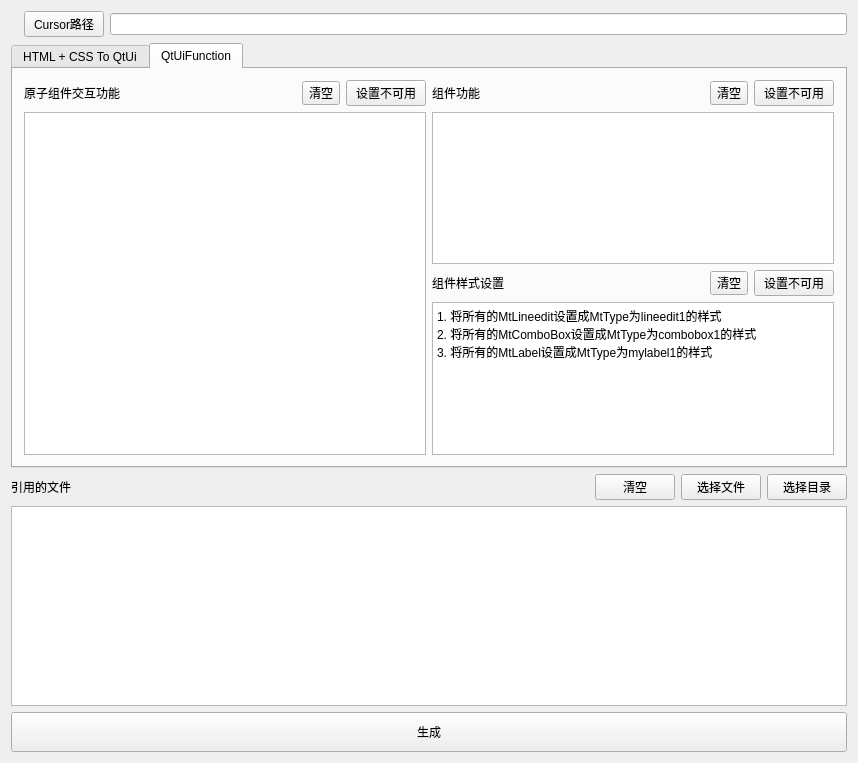
<?xml version="1.0" encoding="UTF-8"?>
<ui version="4.0">
 <class>CursorAutoWidgetClass</class>
 <widget class="QMainWindow" name="CursorAutoWidgetClass">
  <property name="geometry">
   <rect>
    <x>0</x>
    <y>0</y>
    <width>858</width>
    <height>763</height>
   </rect>
  </property>
  <property name="windowTitle">
   <string>AutoCurWidget</string>
  </property>
  <widget class="QWidget" name="centralWidget">
   <layout class="QVBoxLayout" name="verticalLayout_4">
    <item>
     <layout class="QHBoxLayout" name="horizontalLayout_3">
      <item>
       <widget class="QLabel" name="label_4">
        <property name="text">
         <string/>
        </property>
       </widget>
      </item>
      <item>
       <widget class="QPushButton" name="pushButton_3">
        <property name="text">
         <string>Cursor路径</string>
        </property>
       </widget>
      </item>
      <item>
       <widget class="QLineEdit" name="lineEdit"/>
      </item>
     </layout>
    </item>
    <item>
     <widget class="QTabWidget" name="tabWidget">
      <property name="currentIndex">
       <number>1</number>
      </property>
      <widget class="QWidget" name="tab_3">
       <attribute name="title">
        <string>HTML + CSS To QtUi</string>
       </attribute>
       <layout class="QHBoxLayout" name="horizontalLayout_8">
        <item>
         <layout class="QVBoxLayout" name="verticalLayout_2">
          <item>
           <layout class="QHBoxLayout" name="horizontalLayout_2">
            <item>
             <widget class="QLabel" name="label_2">
              <property name="text">
               <string>HTML源码</string>
              </property>
             </widget>
            </item>
            <item>
             <spacer name="horizontalSpacer_5">
              <property name="orientation">
               <enum>Qt::Horizontal</enum>
              </property>
              <property name="sizeHint" stdset="0">
               <size>
                <width>40</width>
                <height>20</height>
               </size>
              </property>
             </spacer>
            </item>
            <item>
             <widget class="QPushButton" name="pushButton_9">
              <property name="text">
               <string>清空</string>
              </property>
             </widget>
            </item>
           </layout>
          </item>
          <item>
           <widget class="QTextEdit" name="textEdit"/>
          </item>
         </layout>
        </item>
        <item>
         <layout class="QVBoxLayout" name="verticalLayout_3">
          <item>
           <layout class="QHBoxLayout" name="horizontalLayout_7">
            <item>
             <widget class="QLabel" name="label_3">
              <property name="text">
               <string>CSS源码</string>
              </property>
             </widget>
            </item>
            <item>
             <spacer name="horizontalSpacer_6">
              <property name="orientation">
               <enum>Qt::Horizontal</enum>
              </property>
              <property name="sizeHint" stdset="0">
               <size>
                <width>40</width>
                <height>20</height>
               </size>
              </property>
             </spacer>
            </item>
            <item>
             <widget class="QPushButton" name="pushButton_10">
              <property name="text">
               <string>清空</string>
              </property>
             </widget>
            </item>
           </layout>
          </item>
          <item>
           <widget class="QTextEdit" name="textEdit_2"/>
          </item>
         </layout>
        </item>
       </layout>
      </widget>
      <widget class="QWidget" name="tab_4">
       <attribute name="title">
        <string>QtUiFunction</string>
       </attribute>
       <layout class="QGridLayout" name="gridLayout">
        <item row="1" column="1">
         <layout class="QVBoxLayout" name="verticalLayout_6">
          <item>
           <layout class="QHBoxLayout" name="horizontalLayout_4">
            <item>
             <widget class="QLabel" name="label_5">
              <property name="text">
               <string>组件功能</string>
              </property>
             </widget>
            </item>
            <item>
             <spacer name="horizontalSpacer_2">
              <property name="orientation">
               <enum>Qt::Horizontal</enum>
              </property>
              <property name="sizeHint" stdset="0">
               <size>
                <width>40</width>
                <height>20</height>
               </size>
              </property>
             </spacer>
            </item>
            <item>
             <widget class="QToolButton" name="toolButton_2">
              <property name="minimumSize">
               <size>
                <width>0</width>
                <height>24</height>
               </size>
              </property>
              <property name="maximumSize">
               <size>
                <width>16777215</width>
                <height>24</height>
               </size>
              </property>
              <property name="text">
               <string>清空</string>
              </property>
             </widget>
            </item>
            <item>
             <widget class="QPushButton" name="pushButton_6">
              <property name="text">
               <string>设置不可用</string>
              </property>
             </widget>
            </item>
           </layout>
          </item>
          <item>
           <widget class="QTextEdit" name="textEdit_3">
            <property name="minimumSize">
             <size>
              <width>0</width>
              <height>150</height>
             </size>
            </property>
           </widget>
          </item>
         </layout>
        </item>
        <item row="2" column="1">
         <layout class="QVBoxLayout" name="verticalLayout_8">
          <item>
           <layout class="QHBoxLayout" name="horizontalLayout_6">
            <item>
             <widget class="QLabel" name="label_7">
              <property name="text">
               <string>组件样式设置</string>
              </property>
             </widget>
            </item>
            <item>
             <spacer name="horizontalSpacer_4">
              <property name="orientation">
               <enum>Qt::Horizontal</enum>
              </property>
              <property name="sizeHint" stdset="0">
               <size>
                <width>40</width>
                <height>20</height>
               </size>
              </property>
             </spacer>
            </item>
            <item>
             <widget class="QToolButton" name="toolButton_3">
              <property name="minimumSize">
               <size>
                <width>0</width>
                <height>24</height>
               </size>
              </property>
              <property name="maximumSize">
               <size>
                <width>16777215</width>
                <height>24</height>
               </size>
              </property>
              <property name="text">
               <string>清空</string>
              </property>
             </widget>
            </item>
            <item>
             <widget class="QPushButton" name="pushButton_8">
              <property name="text">
               <string>设置不可用</string>
              </property>
             </widget>
            </item>
           </layout>
          </item>
          <item>
           <widget class="QTextEdit" name="textEdit_5">
            <property name="minimumSize">
             <size>
              <width>0</width>
              <height>150</height>
             </size>
            </property>
            <property name="html">
             <string>&lt;!DOCTYPE HTML PUBLIC &quot;-//W3C//DTD HTML 4.0//EN&quot; &quot;http://www.w3.org/TR/REC-html40/strict.dtd&quot;&gt;
&lt;html&gt;&lt;head&gt;&lt;meta name=&quot;qrichtext&quot; content=&quot;1&quot; /&gt;&lt;style type=&quot;text/css&quot;&gt;
p, li { white-space: pre-wrap; }
&lt;/style&gt;&lt;/head&gt;&lt;body style=&quot; font-family:'Microsoft Yahei'; font-size:9pt; font-weight:400; font-style:normal;&quot;&gt;
&lt;p style=&quot; margin-top:0px; margin-bottom:0px; margin-left:0px; margin-right:0px; -qt-block-indent:0; text-indent:0px;&quot;&gt;1. 将所有的MtLineedit设置成MtType为lineedit1的样式&lt;/p&gt;
&lt;p style=&quot; margin-top:0px; margin-bottom:0px; margin-left:0px; margin-right:0px; -qt-block-indent:0; text-indent:0px;&quot;&gt;2. 将所有的MtComboBox设置成MtType为combobox1的样式&lt;/p&gt;
&lt;p style=&quot; margin-top:0px; margin-bottom:0px; margin-left:0px; margin-right:0px; -qt-block-indent:0; text-indent:0px;&quot;&gt;3. 将所有的MtLabel设置成MtType为mylabel1的样式&lt;/p&gt;&lt;/body&gt;&lt;/html&gt;</string>
            </property>
           </widget>
          </item>
         </layout>
        </item>
        <item row="1" column="0" rowspan="2">
         <layout class="QVBoxLayout" name="verticalLayout_7">
          <item>
           <layout class="QHBoxLayout" name="horizontalLayout_5">
            <item>
             <widget class="QLabel" name="label_6">
              <property name="text">
               <string>原子组件交互功能</string>
              </property>
             </widget>
            </item>
            <item>
             <spacer name="horizontalSpacer_3">
              <property name="orientation">
               <enum>Qt::Horizontal</enum>
              </property>
              <property name="sizeHint" stdset="0">
               <size>
                <width>40</width>
                <height>20</height>
               </size>
              </property>
             </spacer>
            </item>
            <item>
             <widget class="QToolButton" name="toolButton">
              <property name="minimumSize">
               <size>
                <width>0</width>
                <height>24</height>
               </size>
              </property>
              <property name="maximumSize">
               <size>
                <width>16777215</width>
                <height>24</height>
               </size>
              </property>
              <property name="text">
               <string>清空</string>
              </property>
             </widget>
            </item>
            <item>
             <widget class="QPushButton" name="pushButton_7">
              <property name="text">
               <string>设置不可用</string>
              </property>
             </widget>
            </item>
           </layout>
          </item>
          <item>
           <widget class="QTextEdit" name="textEdit_4">
            <property name="minimumSize">
             <size>
              <width>0</width>
              <height>150</height>
             </size>
            </property>
           </widget>
          </item>
         </layout>
        </item>
       </layout>
      </widget>
     </widget>
    </item>
    <item>
     <layout class="QVBoxLayout" name="verticalLayout">
      <item>
       <layout class="QHBoxLayout" name="horizontalLayout">
        <item>
         <widget class="QLabel" name="label">
          <property name="text">
           <string>引用的文件</string>
          </property>
         </widget>
        </item>
        <item>
         <spacer name="horizontalSpacer">
          <property name="orientation">
           <enum>Qt::Horizontal</enum>
          </property>
          <property name="sizeHint" stdset="0">
           <size>
            <width>40</width>
            <height>20</height>
           </size>
          </property>
         </spacer>
        </item>
        <item>
         <widget class="QPushButton" name="pushButton_4">
          <property name="text">
           <string>清空</string>
          </property>
         </widget>
        </item>
        <item>
         <widget class="QPushButton" name="pushButton">
          <property name="text">
           <string>选择文件</string>
          </property>
         </widget>
        </item>
        <item>
         <widget class="QPushButton" name="pushButton_5">
          <property name="text">
           <string>选择目录</string>
          </property>
         </widget>
        </item>
       </layout>
      </item>
      <item>
       <widget class="QListView" name="listView">
        <property name="minimumSize">
         <size>
          <width>0</width>
          <height>200</height>
         </size>
        </property>
       </widget>
      </item>
     </layout>
    </item>
    <item>
     <widget class="QPushButton" name="pushButton_2">
      <property name="minimumSize">
       <size>
        <width>0</width>
        <height>40</height>
       </size>
      </property>
      <property name="maximumSize">
       <size>
        <width>16777215</width>
        <height>40</height>
       </size>
      </property>
      <property name="text">
       <string>生成</string>
      </property>
     </widget>
    </item>
   </layout>
  </widget>
 </widget>
 <layoutdefault spacing="6" margin="11"/>
 <resources/>
 <connections/>
</ui>
